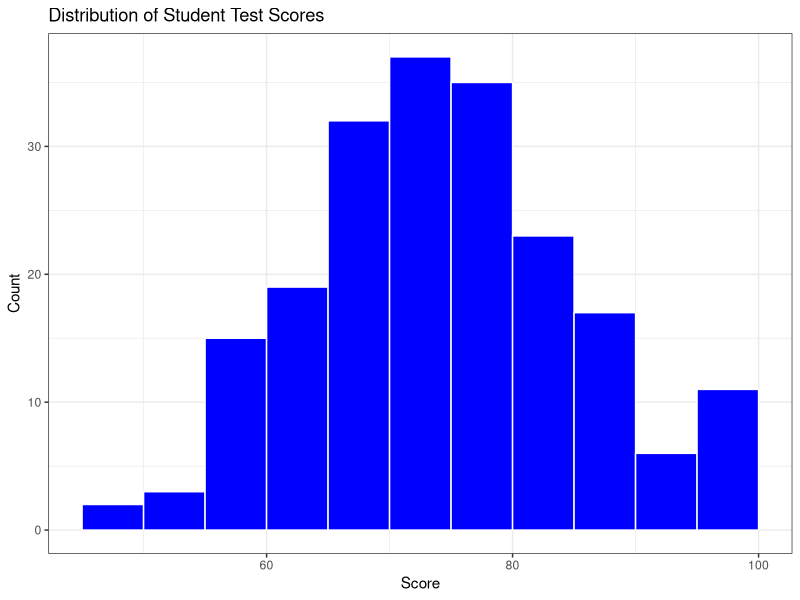

Recreate this plot in R.
## ---- chunk 1
library(tibble)
library(ggplot2)

set.seed(123)
n <- 200
scores <- pmin(pmax(round(rnorm(n, mean = 75, sd = 12)), 0), 100)

students <- tibble(
    student_id = sprintf("5%03d", seq_len(n)),
    score = scores
)

p <- ggplot(students, aes(x = score)) +
  geom_histogram(binwidth = 5, boundary = 0, fill = "blue", color = "white") +
  labs(title = "Distribution of Student Test Scores", x = "Score", y = "Count") +
  theme_bw()

print(p)
